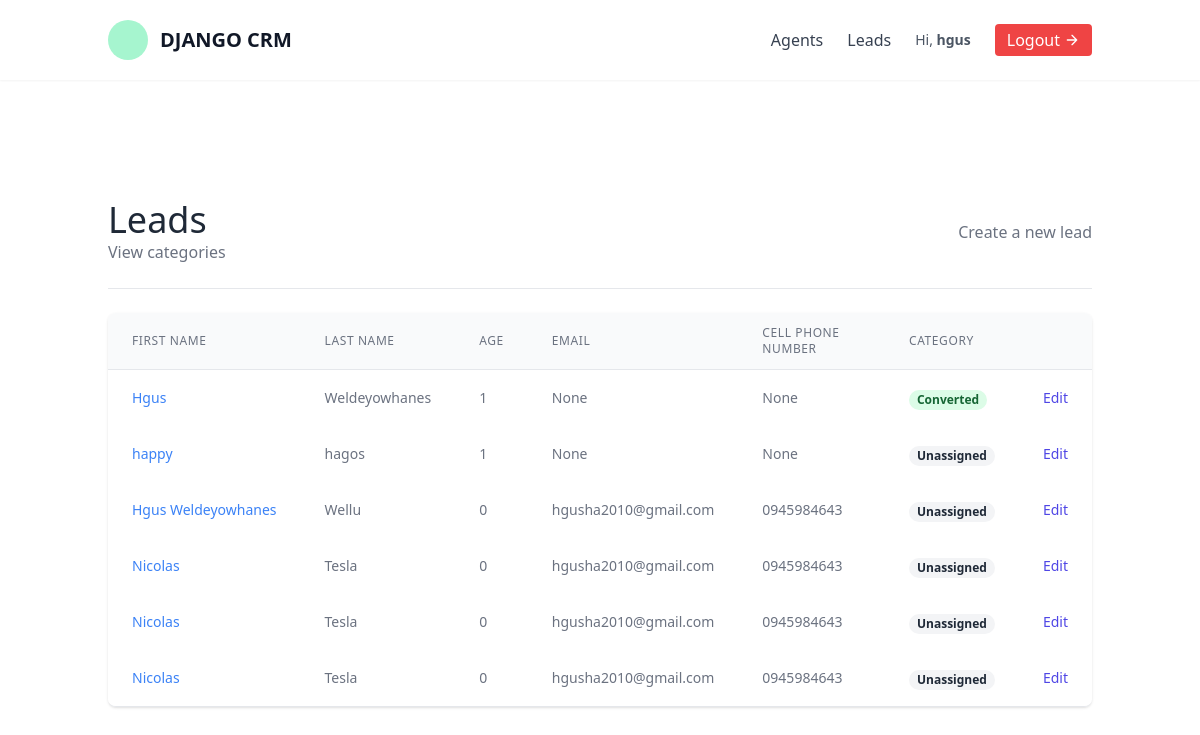
Screenshot of /leads/ (signed in) with the database file from the repository.
### leads/models.py (models this page shows, shortened)
class User(AbstractUser):
    is_organisor = models.BooleanField(default=True)
    is_agent = models.BooleanField(default=False)

class Lead(models.Model):
    first_name = models.CharField(max_length=20)
    last_name = models.CharField(max_length=20)
    age = models.IntegerField(default=0)
    organisation = models.ForeignKey(UserProfile, on_delete=models.CASCADE)
    agent = models.ForeignKey("Agent", null=True, blank=True, on_delete=models.SET_NULL)
    category = models.ForeignKey("Category", related_name="leads", null=True, blank=True, on_delete=models.SET_NULL)
    description = models.TextField(null=True, blank=True)
    date_added = models.DateTimeField(auto_now_add=True, null=True)
    phone_number = models.CharField(max_length=20,null=True, blank=True)
    email = models.EmailField(null=True, blank=True)
    profile_picture = models.ImageField(null=True, blank=True, upload_to="profile_pictures/")
    converted_date = models.DateTimeField(null=True, blank=True)
    objects = LeadManager()

class Category(models.Model):
    name = models.CharField(max_length=30)  # New, Contacted, Converted, Unconverted
    organisation = models.ForeignKey(UserProfile, on_delete=models.CASCADE)

### leads/views.py (the view)
# urls.py: path('', views.LeadListView.as_view(), name='lead-list'),
class LeadListView(LoginRequiredMixin, generic.ListView):
    template_name = "leads/lead_list.html"
    context_object_name = "leads"
    def get_queryset(self):
        user = self.request.user
        if user.is_organisor:
            queryset = models.Lead.objects.filter(
                organisation=user.userprofile,
                agent__isnull=False
            )
        else:
            queryset = models.Lead.objects.filter(
                organisation=user.agent.organisation,
                agent__isnull=False
            )
            queryset = queryset.filter(agent__user=user)
        return queryset
    def get_context_data(self, **kwargs):
        context = super(LeadListView, self).get_context_data(**kwargs)
        user = self.request.user
        if user.is_organisor:
            queryset = models.Lead.objects.filter(
                organisation=user.userprofile,
                agent__isnull=True
            )
            context.update({
                "unassigned_leads": queryset
            })
        return context

### leads/models.py (called while the page is built)
    def get_queryset(self):
        return super().get_queryset()

### leads/templates/leads/lead_list.html (shortened to what this page needs)
{% extends "base.html" %}
{% block content %}
<section class="text-gray-700 body-font">
    <div class="container px-5 py-24 mx-auto flex flex-wrap">
        <div class="w-full mb-6 py-6 flex justify-between items-center border-b border-gray-200">
            <div>
                <h1 class="text-4xl text-gray-800">Leads</h1>
                <a class="text-gray-500 hover:text-blue-500" href="{% url 'leads:category-list' %}">
                    View categories
                </a>
            </div>
            {% if request.user.is_organisor %}
            <div>
                <a class="text-gray-500 hover:text-blue-500" href="{% url 'leads:lead-create' %}">
                    Create a new lead
                </a>
            </div>
            {% endif %}
        </div>
        <div class="flex flex-col w-full">
            <div class="-my-2 overflow-x-auto sm:-mx-6 lg:-mx-8">
            <div class="py-2 align-middle inline-block min-w-full sm:px-6 lg:px-8">
                <div class="shadow overflow-hidden border-b border-gray-200 sm:rounded-lg">
                <table class="min-w-full divide-y divide-gray-200">
                    <thead class="bg-gray-50">
                        <tr>
                            <th scope="col" class="px-6 py-3 text-left text-xs font-medium text-gray-500 uppercase tracking-wider">
                            First Name
                            </th>
                            <th scope="col" class="px-6 py-3 text-left text-xs font-medium text-gray-500 uppercase tracking-wider">
                            Last Name
                            </th>
                            <th scope="col" class="px-6 py-3 text-left text-xs font-medium text-gray-500 uppercase tracking-wider">
                            Age
                            </th>
                            <th scope="col" class="px-6 py-3 text-left text-xs font-medium text-gray-500 uppercase tracking-wider">
                            Email
                            </th>
                            <th scope="col" class="px-6 py-3 text-left text-xs font-medium text-gray-500 uppercase tracking-wider">
                            Cell Phone Number
                            </th>
                            <th scope="col" class="px-6 py-3 text-left text-xs font-medium text-gray-500 uppercase tracking-wider">
                            Category
                            </th>
                            <th scope="col" class="relative px-6 py-3">
                            </th>
                        </tr>
                    </thead>
                    <tbody>
                        {% for lead in leads %}
                            <tr class="bg-white">
                                <td class="px-6 py-4 whitespace-nowrap text-sm font-medium text-gray-900">
                                    <a class="text-blue-500 hover:text-blue-800" href="{% url 'leads:lead-detail' lead.pk %}">{{ lead.first_name }}</a>
                                </td>
                                <td class="px-6 py-4 whitespace-nowrap text-sm text-gray-500">
                                    {{ lead.last_name }}
                                </td>
                                <td class="px-6 py-4 whitespace-nowrap text-sm text-gray-500">
                                    {{ lead.age }}
                                </td>
                                <td class="px-6 py-4 whitespace-nowrap text-sm text-gray-500">
                                    {{ lead.email }}
                                </td>
                                <td class="px-6 py-4 whitespace-nowrap text-sm text-gray-500">
                                    {{ lead.phone_number }}
                                </td>
                                <td class="px-6 py-4 whitespace-nowrap">
                                    {% if lead.category %}
                                        <span class="px-2 inline-flex text-xs leading-5 font-semibold rounded-full bg-green-100 text-green-800">
                                            {{ lead.category.name }}
                                        </span>
                                    {% else %}
                                        <span class="px-2 inline-flex text-xs leading-5 font-semibold rounded-full bg-gray-100 text-gray-800">
                                            Unassigned
                                        </span>
                                    {% endif %}
                                </td>
                                <td class="px-6 py-4 whitespace-nowrap text-right text-sm font-medium">
                                    <a href="{% url 'leads:lead-update' lead.pk %}" class="text-indigo-600 hover:text-indigo-900">
                                        Edit
                                    </a>
                                </td>
                            </tr>
                        {% empty %}
                        <p>There are currently no leads</p>
                        {% endfor %}
                    </tbody>
                </table>
                </div>
            </div>
            </div>
        </div>
    </div>
</section>
{% endblock content %}

### templates/navbar.html (shortened to what this page needs)
<header class="text-gray-700 body-font bg-white shadow-sm">
  <div class="container mx-auto flex flex-wrap p-5 flex-col md:flex-row items-center justify-between">
    <a href="{% url 'dashboard' %}" class="flex title-font font-medium items-center text-gray-900 mb-4 md:mb-0">
      <svg id="Layer_1" class="w-10 h-10" viewBox="0 0 512 512" xmlns="http://www.w3.org/2000/svg">
        <circle cx="256" cy="256" r="256" fill="#a6f5cf"/>
      </svg>
      <span class="ml-3 text-xl font-semibold">DJANGO CRM</span>
    </a>
    <div class="flex items-center space-x-6 ml-auto">
      {% if request.user.is_authenticated %}
        {% if request.user.is_organisor %}
          <a href="{% url 'agents:agent-list' %}" class="hover:text-indigo-600 font-medium">Agents</a>
        {% endif %}
        <a href="{% url 'leads:lead-list' %}" class="hover:text-indigo-600 font-medium">Leads</a>
        <span class="text-sm text-gray-600">Hi, <strong>{{ request.user.username }}</strong></span>
        <a href="{% url 'logout' %}" class="inline-flex items-center bg-red-500 text-white border-0 py-1 px-3 rounded hover:bg-red-600 transition">
          Logout
          <svg fill="none" stroke="currentColor" stroke-linecap="round" stroke-linejoin="round"
               stroke-width="2" class="w-4 h-4 ml-1" viewBox="0 0 24 24">
            <path d="M5 12h14M12 5l7 7-7 7"></path>
          </svg>
        </a>
      {% endif %}
    </div>
  </div>
</header>

### rows the page displays
User: user.username "hgus"
Lead: first_name "Hgus", last_name "Weldeyowhanes", age "1", email "None", phone_number "None", category.name "Converted"
Lead: first_name "happy", last_name "hagos", age "1", email "None", phone_number "None", shows "Unassigned"
Lead: first_name "Hgus Weldeyowhanes", last_name "Wellu", age "0", email "hgusha2010@gmail.com", phone_number "0945984643", shows "Unassigned"
Lead: first_name "Nicolas", last_name "Tesla", age "0", email "hgusha2010@gmail.com", phone_number "0945984643", shows "Unassigned"
Lead: first_name "Nicolas", last_name "Tesla", age "0", email "hgusha2010@gmail.com", phone_number "0945984643", shows "Unassigned"
Lead: first_name "Nicolas", last_name "Tesla", age "0", email "hgusha2010@gmail.com", phone_number "0945984643", shows "Unassigned"
